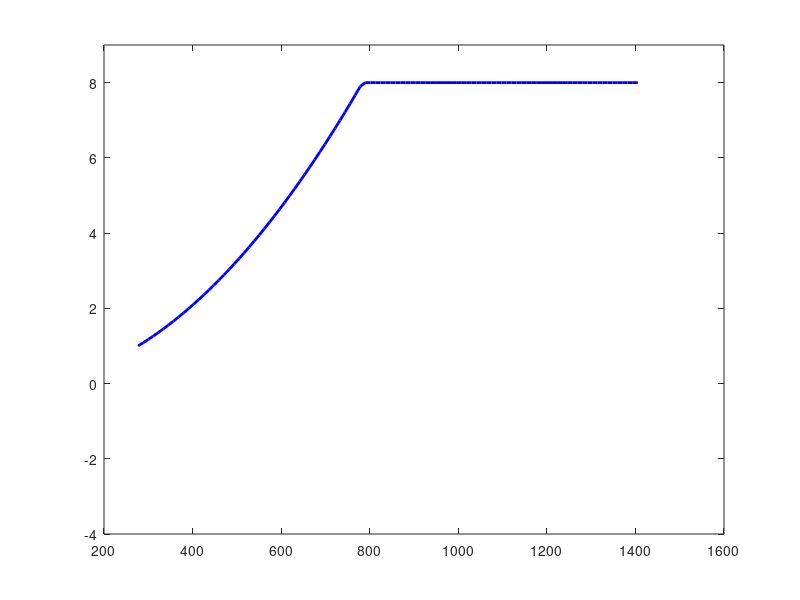

Source code (MATLAB): (Note: this script raises an error after producing the figure.)
% V-n diagram 
% based on notes from V-n Diagram Construction Document, 4.3.4.2
clear; clc; close all;

%% Update checklist, MAKE SURE TO DO THIS
%%%%%%%%%%%%%%%%%%%%%%%%%%%%%%%%%%%%%%%%%%%%%%%%%%%%%%%%%%%%%%%%%%%%%%%%%%%
% things to update include: limit loads, max Mach #, CLmax and min, weight
% fraction, wing loading, thrust-to-weight, MAC, CL_alpha, max sea level
% flight speed and cruise speed. After that, the code should be able to
% auto-update
%%%%%%%%%%%%%%%%%%%%%%%%%%%%%%%%%%%%%%%%%%%%%%%%%%%%%%%%%%%%%%%%%%%%%%%%%%%

%% Inputs
n_lim_p = 8;            % positive limit load
n_lim_n = -3;           % negative limit load
M = 1.7;                % max Mach number

% aero characteristics 
CL_max = 1.1;           % CL_max
CL_min = -1;            % negative CL_max

beta = .772;            % mid mission weight fraction
WL = 130;               % wing loading, lbf/ft^2
TW = .6;                % thrust to weight
rho_sl = .002377;       % air density, slug/ft^3

% gust line inputs
mac = 13.47;            % mean aerodynamic chord
g = 32.2;               % gravity, ft/s^2
CL_alpha = 4.9;         % from 1/K
U_de = [66,-66,50,-50,25,-25];        % derived gust velocity, ft/s

% max sea-level level flight speed, KEAS
VH = M*sqrt(1.4*1716*518.67)/1.68781;
VD = 1.25*VH;           % design dive speed, KEAS
VC = 573;               % cruise speed 


%% Calculations
% Calc Positive load limits
Vs_pos = sqrt(2*beta*WL/(rho_sl*CL_max));       % positive stall speed
Vs_pos_line = [Vs_pos;Vs_pos];
V = linspace(Vs_pos,VD,100)';                   % create span of V values
q_bar = .5*rho_sl*V.^2;                         % calc q_bar

n_maxaero = zeros(length(V),1);
for i = 1:length(V)
    n_maxaero(i) = q_bar(i)*CL_max/(beta*WL);
    if n_maxaero(i) > n_lim_p
        n_maxaero(i) = n_lim_p;
    end
end

VA = Vs_pos*sqrt(n_lim_p);

% Calc Negative load limits
Vs_neg = sqrt(2*beta*WL/(rho_sl*abs(CL_min)));       % negative stall speed
Vs_neg_line = [Vs_neg;Vs_neg];
V_neg = linspace(Vs_neg,VD,100)';
q_bar = .5*rho_sl*V_neg.^2;

n_minaero = zeros(length(V),1);
for i = 1:length(V)
    n_minaero(i) = q_bar(i)*CL_min/(beta*WL);
    if n_minaero(i) < n_lim_n
        n_minaero(i) = n_lim_n;
    end
end

% Calc gust lines
V_gust = [1;V];

mu_g = 2*WL/(rho_sl*mac*g*CL_alpha);
Kg = .88*mu_g/(5.3 + mu_g);
for i = 1:length(U_de)
    n_gust(:,i) = 1 + (Kg*U_de(i)*V_gust*CL_alpha)/(498*WL);
end


xpts = [Vs_pos;Vs_neg;VA;VH;VD];
labels = {'V_s^+', 'V_s^-', 'VA', 'VH', 'VD'};

%% Plotting
plot(V,n_maxaero,'b', 'LineWidth',2)        % positive load factor
ylim([n_lim_n-1 n_lim_p+1])
ax = gca;
ax.YTick = (n_lim_n-1):1:(n_lim_p+1);
hold on
grid on
xline(0, 'k', 'LineWidth',1)
yline(0, 'k', 'LineWidth',1)
xlabel('Airspeed (KEAS)')
ylabel('Load Factor')
title('Load Factor v. Airspeed')
plot(V_neg,n_minaero,'b', 'LineWidth',2)        % negative load factor
plot(Vs_pos_line,[0;n_maxaero(1)],'b', 'LineWidth',2)   % positive stall line
plot(Vs_neg_line,[0;n_minaero(1)],'b', 'LineWidth',2)   % negtaive stall line
plot([VD;VD],[n_lim_n;n_lim_p],'b', 'LineWidth',2)      % VD line at back
plot([VH;VH],[0;n_lim_p],'k', 'LineStyle','--')         % VA line
plot([VA;VA],[0;n_lim_p],'k', 'LineStyle','--')         % VH line
plot(V_gust,n_gust,'k', 'LineStyle','--')


% create velocity labels 
plot(xpts, zeros(size(xpts)), 'rv', 'MarkerFaceColor','r');
text(xpts(1), 0, labels{1},'VerticalAlignment','bottom', ...
        'HorizontalAlignment','right','FontSize', 10);
for k = 2:numel(xpts)
    text(xpts(k), 0, labels{k}, ...
        'VerticalAlignment','bottom', ...
        'HorizontalAlignment','left', ...
        'FontSize', 10);
end


xpts = [Vs_pos;Vs_neg;VA;VH;VD];
labels = {'V_s^+', 'V_s^-', 'VA', 'VH', 'VD'};

fprintf('The positive load factor stall speed is %1.3f kts \n',Vs_pos)
fprintf('The negative load factor stall speed is %1.3f kts \n',Vs_neg)
fprintf('The maneuver speed is %1.3f kts \n',VA)
fprintf('The maximum design speed is %1.3f kts \n',VH)
fprintf('The maximum dive speed is %1.3f kts \n',VD)